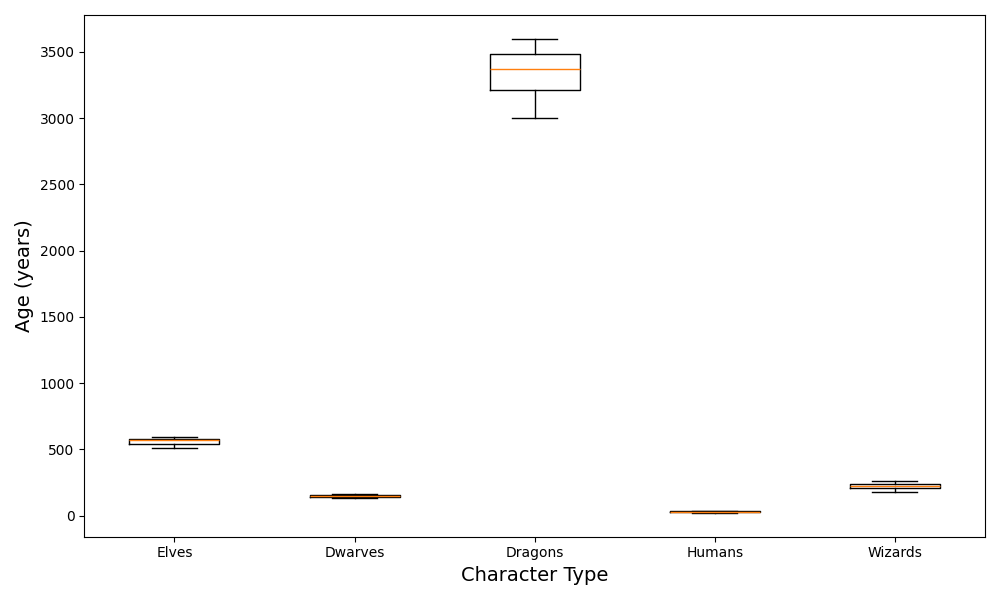

This figure's Python source:
import matplotlib.pyplot as plt

elf_ages = [510, 530, 535, 545, 565, 575, 585, 590, 580, 570]
dwarf_ages = [140, 140, 130, 155, 150, 165, 155, 145, 140, 145]
dragon_ages = [3100, 3250, 3400, 3350, 3500, 3450, 3550, 3600, 3000, 3200]
human_ages = [25, 27, 22, 35, 30, 38, 28, 32, 24, 20]
wizard_ages = [210, 220, 230, 200, 240, 250, 230, 260, 220, 180]

age_data = [elf_ages, dwarf_ages, dragon_ages, human_ages, wizard_ages]
character_names = ["Elves", "Dwarves", "Dragons", "Humans", "Wizards"]

fig, ax = plt.subplots(figsize=(10, 6))
ax.boxplot(age_data, vert=True, patch_artist=False, labels=character_names)

ax.set_ylabel("Age (years)", fontsize=14)
ax.set_xlabel("Character Type", fontsize=14)

plt.tight_layout()
plt.show()
